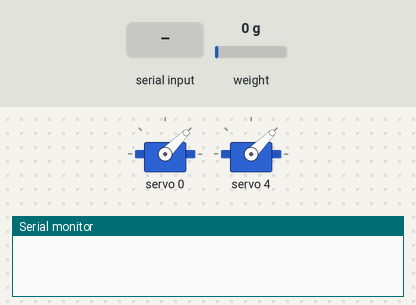
Simulated run of this sketch. Board: Arduino Uno, built with avr-gcc and run on an emulated ATmega328P. On the bench: 2 × servo, the last lines printed to the serial monitor. The inputs (shaded band) are chosen by the test bench; at power-on: weight on the scale 0 g.

Above: at 2.2 s.
2.3 s: "90,45\n" received over Serial
At 3.7 s:
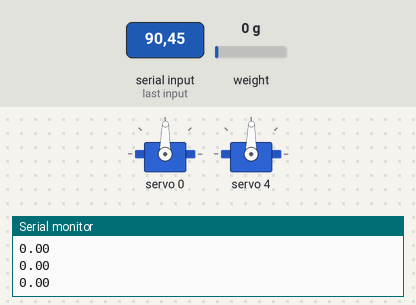
4.0 s: "30,150\n" received over Serial
At 5.2 s:
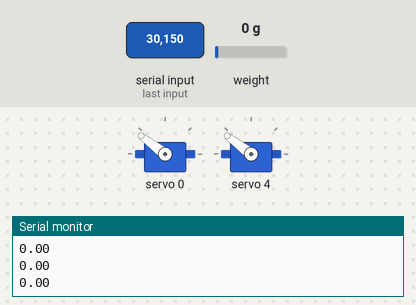
5.7 s: "90\n" received over Serial
At 6.2 s:
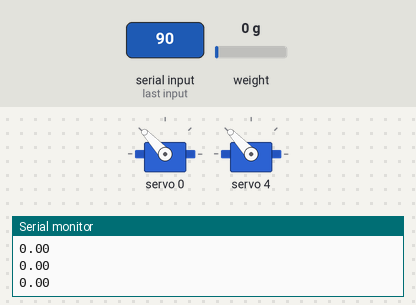
7.2 s: "200\n" received over Serial
At 8.6 s:
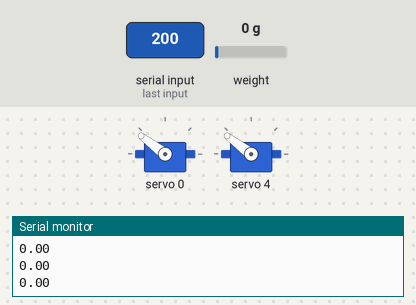
Timing chart, 0 to 9.7 s (numbered marks = the images above; inputs shaded):
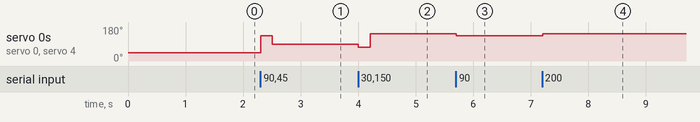

Measured:
- after the input at 2.3 s, servo 0, servo 4: 45° → 133° at once, → 89° 0.20 s later
- after the input at 4.0 s, servo 0, servo 4: 89° → 74° at once, → 143° 0.20 s later
- after the input at 5.7 s, servo 0, servo 4: 143° → 133° at once
- after the input at 7.2 s, servo 0, servo 4: 133° → 143° at once

The sketch:

BLDC_windows.ino
```cpp
#include "HX711.h"
#include <Wire.h>
#include <Adafruit_PWMServoDriver.h> //scl = A5 / sda = A4

HX711 scale(A1, A0);
Adafruit_PWMServoDriver pwm=Adafruit_PWMServoDriver();

float duty = 0, duty_past = 0; // 0~100 [%]
float motor_speed=0;
float thrust=0;


void setup()
{
  Serial.begin(9600);
  pwm.begin();
  pwm.setPWMFreq(390); //->400hz로 측정됨 = 2.5ms 즉 1당 0.620us
  scale.set_scale(2280.f);
  scale.tare();
}

void loop()
{
    duty = Serial.parseInt();
    if(duty == 0) duty = duty_past;
    //duty = Serial.parseInt();
    //Serial.println(duty);
    motor_speed = constrain(map(duty, 0, 100, 1613, 3226), 1613, 3226); //1000~2000ms 로 제한을 걸고 duty를 mapping 하여 변환함
    pwm.setPWM(0,0,motor_speed);
    pwm.setPWM(4,0,motor_speed);
    duty_past = duty;
    delay(100);

  thrust = 30.82399*scale.get_units();
  Serial.println(thrust);
}
```
